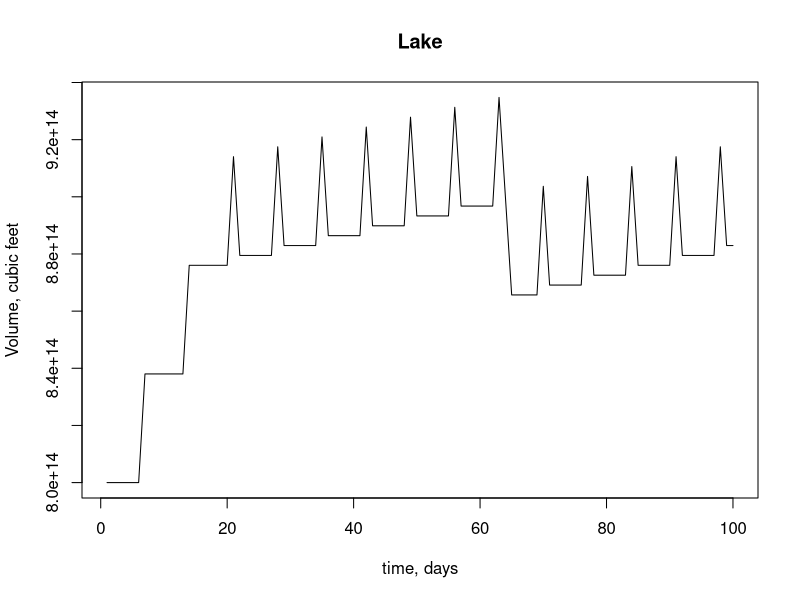

Here is the R script that generated this plot:
#Capacity of lake
X <- 1*10^15
V <- 0.8*X
time <- seq(1,100,1)

l <- vector("list", 100)
m <- vector("list", 100)
n <- vector("list", 100)

for(i in 1:100){
  if(V <= 0.9*X) Qo <- 1.1*86400*10^9 else Qo <- 1.5*86400*10^9
  if(i%%7 == 0){
    Qi <- 1.54*86400*10^9
    V <- V + (Qi - Qo)
    l[[i]] <- V
    m[[i]] <- Qo
    n[[i]] <- Qi
  }else{
    Qi <- 1.1*86400*10^9
    V <- V + (Qi - Qo)
    l[[i]] <- V
    m[[i]] <- Qo
    n[[i]] <- Qi
    }
}

print(l)


plot(time, l, type = 'l', # 'l' here means line plot
                  main = 'Lake',
                  ylab = 'Volume, cubic feet',
                  xlab = 'time, days')

